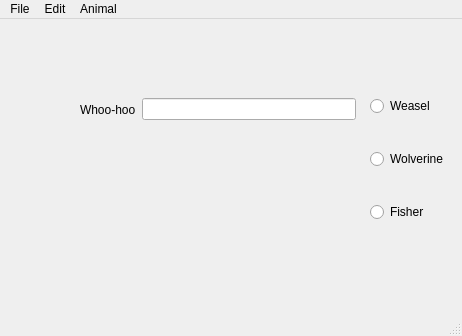
<?xml version="1.0" encoding="UTF-8"?>
<ui version="4.0">
 <class>JohnDemo</class>
 <widget class="QMainWindow" name="JohnDemo">
  <property name="geometry">
   <rect>
    <x>0</x>
    <y>0</y>
    <width>462</width>
    <height>336</height>
   </rect>
  </property>
  <property name="windowTitle">
   <string>MainWindow</string>
  </property>
  <widget class="QWidget" name="centralwidget">
   <widget class="QWidget" name="horizontalLayoutWidget">
    <property name="geometry">
     <rect>
      <x>80</x>
      <y>50</y>
      <width>276</width>
      <height>81</height>
     </rect>
    </property>
    <layout class="QHBoxLayout" name="horizontalLayout">
     <item>
      <widget class="QLabel" name="label">
       <property name="text">
        <string>Whoo-hoo</string>
       </property>
      </widget>
     </item>
     <item>
      <layout class="QVBoxLayout" name="verticalLayout_2"/>
     </item>
     <item>
      <widget class="QLineEdit" name="lineEdit"/>
     </item>
    </layout>
   </widget>
   <widget class="QWidget" name="verticalLayoutWidget">
    <property name="geometry">
     <rect>
      <x>370</x>
      <y>50</y>
      <width>87</width>
      <height>180</height>
     </rect>
    </property>
    <layout class="QVBoxLayout" name="verticalLayout">
     <item>
      <widget class="QRadioButton" name="radioButton_2">
       <property name="text">
        <string>Weasel</string>
       </property>
      </widget>
     </item>
     <item>
      <widget class="QRadioButton" name="radioButton_3">
       <property name="text">
        <string>Wolverine</string>
       </property>
      </widget>
     </item>
     <item>
      <widget class="QRadioButton" name="radioButton">
       <property name="text">
        <string>Fisher</string>
       </property>
      </widget>
     </item>
    </layout>
   </widget>
  </widget>
  <widget class="QMenuBar" name="menubar">
   <property name="geometry">
    <rect>
     <x>0</x>
     <y>0</y>
     <width>462</width>
     <height>22</height>
    </rect>
   </property>
   <widget class="QMenu" name="menuFile">
    <property name="title">
     <string>File</string>
    </property>
    <addaction name="actionOpen"/>
    <addaction name="actionQuit"/>
   </widget>
   <widget class="QMenu" name="menuEdit">
    <property name="title">
     <string>Edit</string>
    </property>
    <addaction name="actionCopy"/>
    <addaction name="actionCut"/>
    <addaction name="actionPaste"/>
   </widget>
   <widget class="QMenu" name="menuAnimal">
    <property name="title">
     <string>Animal</string>
    </property>
    <addaction name="actionWombat"/>
    <addaction name="actionPine_marten"/>
    <addaction name="actionHoney_badger"/>
   </widget>
   <addaction name="menuFile"/>
   <addaction name="menuEdit"/>
   <addaction name="menuAnimal"/>
  </widget>
  <widget class="QStatusBar" name="statusbar"/>
  <action name="actionOpen">
   <property name="text">
    <string>Open...</string>
   </property>
  </action>
  <action name="actionQuit">
   <property name="text">
    <string>Quit</string>
   </property>
  </action>
  <action name="actionCopy">
   <property name="text">
    <string>Copy</string>
   </property>
  </action>
  <action name="actionCut">
   <property name="text">
    <string>Cut</string>
   </property>
  </action>
  <action name="actionPaste">
   <property name="text">
    <string>Paste</string>
   </property>
  </action>
  <action name="actionWombat">
   <property name="text">
    <string>Wombat</string>
   </property>
  </action>
  <action name="actionPine_marten">
   <property name="text">
    <string>Pine marten</string>
   </property>
  </action>
  <action name="actionHoney_badger">
   <property name="text">
    <string>Honey badger</string>
   </property>
  </action>
 </widget>
 <tabstops>
  <tabstop>lineEdit</tabstop>
  <tabstop>radioButton_2</tabstop>
  <tabstop>radioButton_3</tabstop>
  <tabstop>radioButton</tabstop>
 </tabstops>
 <resources/>
 <connections>
  <connection>
   <sender>actionQuit</sender>
   <signal>triggered()</signal>
   <receiver>JohnDemo</receiver>
   <slot>close()</slot>
   <hints>
    <hint type="sourcelabel">
     <x>230</x>
     <y>167</y>
    </hint>
    <hint type="destinationlabel">
     <x>230</x>
     <y>167</y>
    </hint>
   </hints>
  </connection>
 </connections>
</ui>
